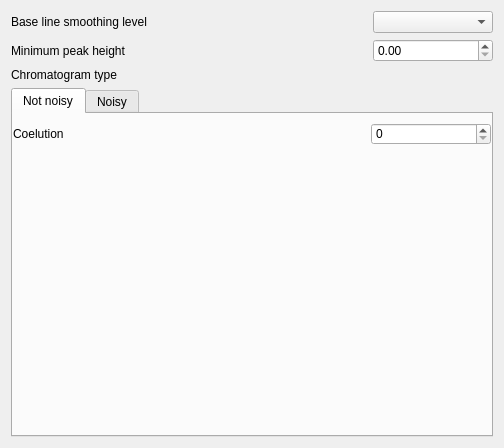
<?xml version="1.0" encoding="UTF-8"?>
<ui version="4.0">
 <class>ChromatogramWidgetSettingsParameretsDialog</class>
 <widget class="QWidget" name="ChromatogramWidgetSettingsParameretsDialog">
  <property name="geometry">
   <rect>
    <x>0</x>
    <y>0</y>
    <width>504</width>
    <height>448</height>
   </rect>
  </property>
  <property name="minimumSize">
   <size>
    <width>300</width>
    <height>0</height>
   </size>
  </property>
  <property name="windowTitle">
   <string>Form</string>
  </property>
  <layout class="QVBoxLayout" name="verticalLayout">
   <item>
    <layout class="QGridLayout" name="gridLayout" columnstretch="0,1">
     <item row="0" column="0">
      <widget class="QLabel" name="SmoothLevel_label">
       <property name="sizePolicy">
        <sizepolicy hsizetype="Expanding" vsizetype="Preferred">
         <horstretch>0</horstretch>
         <verstretch>0</verstretch>
        </sizepolicy>
       </property>
       <property name="text">
        <string>Base line smoothing level</string>
       </property>
      </widget>
     </item>
     <item row="0" column="1">
      <widget class="QComboBox" name="SmoothLevel">
       <property name="maximumSize">
        <size>
         <width>120</width>
         <height>16777215</height>
        </size>
       </property>
      </widget>
     </item>
     <item row="1" column="0">
      <widget class="QLabel" name="Min_h_label">
       <property name="sizePolicy">
        <sizepolicy hsizetype="Expanding" vsizetype="Preferred">
         <horstretch>0</horstretch>
         <verstretch>0</verstretch>
        </sizepolicy>
       </property>
       <property name="text">
        <string>Minimum peak height</string>
       </property>
      </widget>
     </item>
     <item row="1" column="1">
      <widget class="QDoubleSpinBox" name="Min_h">
       <property name="maximumSize">
        <size>
         <width>120</width>
         <height>16777215</height>
        </size>
       </property>
       <property name="minimum">
        <double>0.000000000000000</double>
       </property>
       <property name="maximum">
        <double>99.000000000000000</double>
       </property>
       <property name="stepType">
        <enum>QAbstractSpinBox::DefaultStepType</enum>
       </property>
      </widget>
     </item>
    </layout>
   </item>
   <item>
    <widget class="QLabel" name="Chromatogram_type_label">
     <property name="text">
      <string>Chromatogram type</string>
     </property>
    </widget>
   </item>
   <item>
    <widget class="QTabWidget" name="tabWidget">
     <property name="sizePolicy">
      <sizepolicy hsizetype="Expanding" vsizetype="Expanding">
       <horstretch>0</horstretch>
       <verstretch>0</verstretch>
      </sizepolicy>
     </property>
     <property name="minimumSize">
      <size>
       <width>0</width>
       <height>0</height>
      </size>
     </property>
     <property name="styleSheet">
      <string notr="true">.QTabWidget{padding: 0px}</string>
     </property>
     <property name="currentIndex">
      <number>0</number>
     </property>
     <property name="documentMode">
      <bool>false</bool>
     </property>
     <widget class="QWidget" name="Not_noisy">
      <attribute name="title">
       <string>Not noisy</string>
      </attribute>
      <layout class="QGridLayout" name="gridLayout_4">
       <property name="leftMargin">
        <number>0</number>
       </property>
       <property name="rightMargin">
        <number>0</number>
       </property>
       <item row="0" column="1">
        <widget class="QSpinBox" name="Coel">
         <property name="minimumSize">
          <size>
           <width>0</width>
           <height>0</height>
          </size>
         </property>
         <property name="maximumSize">
          <size>
           <width>120</width>
           <height>16777215</height>
          </size>
         </property>
        </widget>
       </item>
       <item row="1" column="0">
        <spacer name="verticalSpacer_2">
         <property name="orientation">
          <enum>Qt::Vertical</enum>
         </property>
         <property name="sizeHint" stdset="0">
          <size>
           <width>20</width>
           <height>40</height>
          </size>
         </property>
        </spacer>
       </item>
       <item row="0" column="0">
        <widget class="QLabel" name="label_4">
         <property name="text">
          <string>Coelution</string>
         </property>
        </widget>
       </item>
      </layout>
     </widget>
     <widget class="QWidget" name="Noisy">
      <attribute name="title">
       <string>Noisy</string>
      </attribute>
      <layout class="QGridLayout" name="gridLayout_3">
       <property name="leftMargin">
        <number>0</number>
       </property>
       <property name="rightMargin">
        <number>0</number>
       </property>
       <item row="0" column="0">
        <widget class="QLabel" name="label_6">
         <property name="text">
          <string>Approximation degree</string>
         </property>
        </widget>
       </item>
       <item row="3" column="1">
        <widget class="QDoubleSpinBox" name="Sign_to_med">
         <property name="maximumSize">
          <size>
           <width>120</width>
           <height>16777215</height>
          </size>
         </property>
         <property name="singleStep">
          <double>0.010000000000000</double>
         </property>
        </widget>
       </item>
       <item row="2" column="0">
        <widget class="QLabel" name="Noisy_window_size_label">
         <property name="text">
          <string>Median filter window size</string>
         </property>
        </widget>
       </item>
       <item row="0" column="1">
        <widget class="QSpinBox" name="Doug_peuck">
         <property name="maximumSize">
          <size>
           <width>120</width>
           <height>16777215</height>
          </size>
         </property>
        </widget>
       </item>
       <item row="3" column="0">
        <widget class="QLabel" name="Sign_to_med_label">
         <property name="text">
          <string>Signal / median ratio</string>
         </property>
        </widget>
       </item>
       <item row="5" column="0">
        <spacer name="verticalSpacer">
         <property name="orientation">
          <enum>Qt::Vertical</enum>
         </property>
         <property name="sizeHint" stdset="0">
          <size>
           <width>20</width>
           <height>40</height>
          </size>
         </property>
        </spacer>
       </item>
       <item row="1" column="0">
        <widget class="QCheckBox" name="View_smooth">
         <property name="text">
          <string>Use median filter</string>
         </property>
        </widget>
       </item>
       <item row="2" column="1">
        <widget class="QSpinBox" name="Noisy_window_size">
         <property name="maximumSize">
          <size>
           <width>120</width>
           <height>16777215</height>
          </size>
         </property>
        </widget>
       </item>
      </layout>
     </widget>
    </widget>
   </item>
  </layout>
 </widget>
 <resources/>
 <connections/>
</ui>
